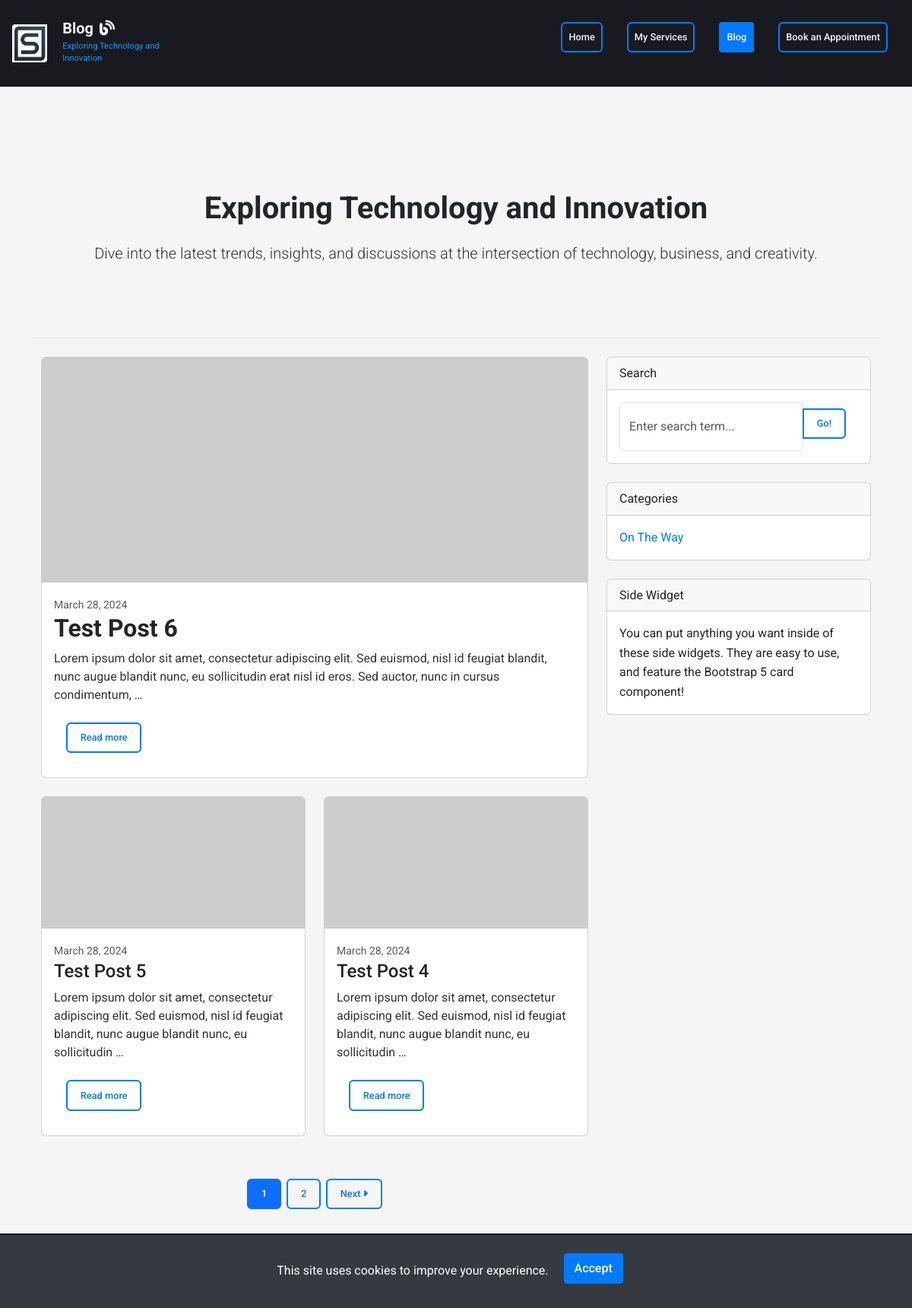
Screenshot of /blog/ with the database file from the repository.
### blog/models.py (models this page shows, shortened)
class BlogPost(models.Model):
    title = models.CharField(max_length=200)
    slug = models.SlugField(max_length=250, unique_for_date='created_at', null=True, blank=True)
    content = models.TextField()
    created_at = models.DateTimeField(auto_now_add=True)
    updated_at = models.DateTimeField(auto_now=True)
    image = models.ImageField(upload_to='blog_images/', blank=True, null=True)
    author = models.ForeignKey(User, on_delete=models.CASCADE, null=True)
    categories = models.ManyToManyField(Category, related_name='blog_posts')
    def get_absolute_url(self):
        return reverse('blog:blog_detail', args=[self.pk])

class Category(models.Model):
    name = models.CharField(max_length=100)

### blog/views.py (the view)
# urls.py: path('', BlogPostListView.as_view(), name='blogpost_list'),
class BlogPostListView(ListView):
    model = BlogPost
    template_name = 'blog/blogpost_list.html'
    context_object_name = 'blogposts'
    paginate_by = 3
    def get_queryset(self):
        return BlogPost.objects.order_by('-created_at')
    def get_context_data(self, **kwargs):
        context = super(BlogPostListView, self).get_context_data(**kwargs)
        context['categories'] = Category.objects.all()
        return context

### blog/templates/blog/blogpost_list.html (shortened to what this page needs)
{% extends "base.html" %}
{% block content %}
<header class="blog-header py-5 border-bottom mb-4">
  <div class="container">
    <div class="header-content text-center my-5">
      <h1 class="fw-bolder">Exploring Technology and Innovation</h1>
      <p class="lead mb-3">Dive into the latest trends, insights, and discussions at the intersection of technology, business, and creativity.</p>
    </div>
  </div>
</header>
<div class="container">
  <div class="row">
    <div class="col-lg-8">
      {% with blogposts.first as featured_post %}
      <article class="card mb-4">
        <a href="{{ featured_post.get_absolute_url }}" aria-label="Read more about {{ featured_post.title }}">
          <img class="card-img-top" src="https://dummyimage.com/850x350/dee2e6/6c757d.jpg" alt="Featured image for {{ featured_post.title }}" />
        </a>
        <div class="card-body">
          <time class="small text-muted" datetime="{{ featured_post.created_at|date:"Y-m-d" }}">{{ featured_post.created_at|date:"F d, Y" }}</time>
          <h2 class="card-title">{{ featured_post.title }}</h2>
          <p class="card-text">{{ featured_post.content|truncatewords:30 }}</p>
          <a class="btn btn-outline-primary mt-2 align-self-start" href="{{ featured_post.get_absolute_url }}" aria-label="Read more about {{ featured_post.title }}">Read more <span class="sr-only">{{ featured_post.title }}</span></a>
        </div>
      </article>
      {% endwith %}
      <div class="row">
        {% for blogpost in blogposts %}
        {% if not forloop.first %}
        <div class="col-lg-6">
          <article class="card mb-4">
            <a href="{{ blogpost.get_absolute_url }}" aria-label="Read more about {{ blogpost.title }}">
              <img class="card-img-top" src="https://dummyimage.com/700x350/dee2e6/6c757d.jpg" alt="Image for {{ blogpost.title }}" />
            </a>
            <div class="card-body">
              <time class="small text-muted" datetime="{{ blogpost.created_at|date:"Y-m-d" }}">{{ blogpost.created_at|date:"F d, Y" }}</time>
              <h3 class="card-title h4">{{ blogpost.title }}</h3>
              <p class="card-text">{{ blogpost.content|truncatewords:20 }}</p>
              <a class="btn btn-outline-primary mt-2 align-self-start" href="{{ blogpost.get_absolute_url }}" aria-label="Read more about {{ blogpost.title }}">Read more <span class="sr-only">{{ blogpost.title }}</span></a>
            </div>
          </article>
        </div>
        {% endif %}
        {% empty %}
        <p>No blog posts yet.</p>
        {% endfor %}
      </div>
      <nav aria-label="Pagination">
        <ul class="pagination justify-content-center my-4">
          {% for num in page_obj.paginator.page_range %}
            {% if page_obj.number == num %}
              <li class="page-item active" aria-current="page">
                <a class="page-link btn btn-outline-primary btn-sm-pagination" href="?page={{ num }}">{{ num }}</a>
              </li>
            {% elif num > page_obj.number|add:'-3' and num < page_obj.number|add:'3' %}
              <li class="page-item">
                <a class="page-link btn btn-outline-primary btn-sm-pagination" href="?page={{ num }}">{{ num }}</a>
              </li>
            {% endif %}
          {% endfor %}
          {% if page_obj.has_next %}
            <li class="page-item">
              <a class="page-link btn btn-outline-primary btn-sm-pagination" href="?page={{ page_obj.next_page_number }}">Next <i class="fa-solid fa-caret-right"></i></a>
            </li>
          {% endif %}
        </ul>
      </nav>
    </div>
    <div class="col-lg-4">
      <div class="card mb-4">
        <div class="card-header">Search</div>
        <div class="card-body">
          <div class="input-group">
            <input class="form-control" type="text" placeholder="Enter search term..." aria-label="Enter search term..."
              aria-describedby="button-search" />
            <button class="btn btn-outline-primary mt-2 align-self-start" id="button-search" type="button">Go!</button>
          </div>
        </div>
      </div>
      <div class="card mb-4">
        <div class="card-header">Categories</div>
        <div class="card-body">
          <div class="row">
            <div class="col">
              <ul class="list-unstyled mb-0">
                {% for category in categories %}
                <li><a href="{{ post.get_absolute_url }}">{{ category.name }}</a></li>
                {% endfor %}
              </ul>
            </div>
          </div>
        </div>
      </div>
      <div class="card mb-4">
        <div class="card-header">Side Widget</div>
        <div class="card-body">You can put anything you want inside of these side widgets. They are easy to use, and
          feature the Bootstrap 5 card component!</div>
      </div>
    </div>
  </div>
</div>
{% endblock %}

### static/css/base.css (style rules this page uses)
* { margin: 0; padding: 0; box-sizing: border-box; }
body { font-family: 'Roboto', Arial, sans-serif; font-size: 1rem; line-height: 1.6; color: #333; background-color: #f5f5f5; }
h1, h2, h3, h4, h5, h6 { margin-top: 0; margin-bottom: 0.5em; color: #212529; font-weight: 700; }
h1 { font-size: 2.5rem; }
h2 { font-size: 2rem; }
h3 { font-size: 1.75rem; }
p { margin-bottom: 1rem; font-size: 1rem; line-height: 1.5; color: #333; }
a { color: #007bff; text-decoration: none; transition: color 0.3s ease; }
.text-center { text-align: center; }
.mb-0 { margin-bottom: 0; }
.mt-2 { margin-top: 0.5rem; }
.mb-3 { margin-bottom: 1rem; }
.mb-4 { margin-bottom: 1.5rem; }

### static/css/components.css (style rules this page uses)
.btn { background-color: #343a40; color: #ffffff; border: 2px solid transparent; padding: 0.55rem 1.05rem; font-size: 0.8rem; border-radius: 0.375rem; transition: all 0.3s ease; cursor: pointer; font-weight: 500; margin: 1rem; }
.btn-outline-primary { color: #007bff; background-color: transparent; border-color: #007bff; }
.btn-sm-pagination { margin: 0.5rem; }
.card-title { margin-bottom: 0.5rem; }
.card-text { flex-grow: 1; }

### rows the page displays
BlogPost: created_at "March 28, 2024", title "Test Post 6", content "Lorem ipsum dolor sit amet, consectetur adipiscing elit. Sed euismod, nisl id feugiat blandit, nunc augue blandit nunc, eu sollicitudin erat nisl id eros. Sed auctor, nunc in cursus condimentum, …"
BlogPost: created_at "March 28, 2024", title "Test Post 5", content "Lorem ipsum dolor sit amet, consectetur adipiscing elit. Sed euismod, nisl id feugiat blandit, nunc augue blandit nunc, eu sollicitudin …"
BlogPost: created_at "March 28, 2024", title "Test Post 4", content "Lorem ipsum dolor sit amet, consectetur adipiscing elit. Sed euismod, nisl id feugiat blandit, nunc augue blandit nunc, eu sollicitudin …"
Category: name "On The Way"

### other values shown
{{ num }} "1"
{{ num }} "2"
